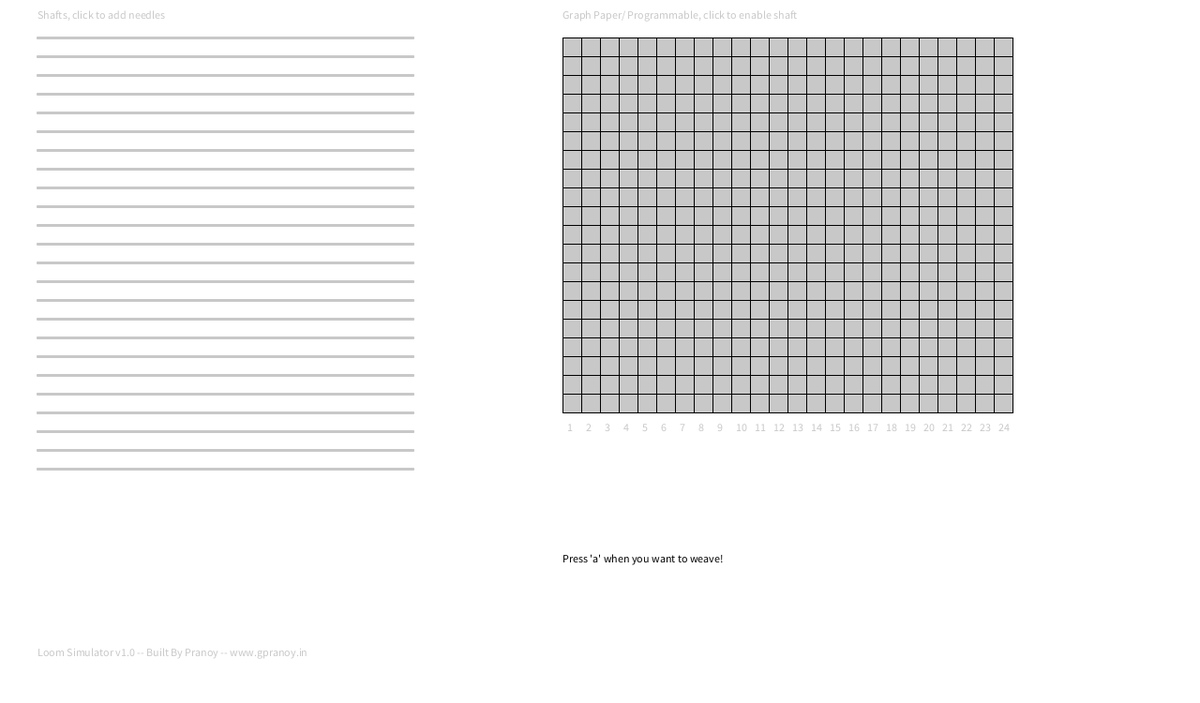
Frame 1 (no input)
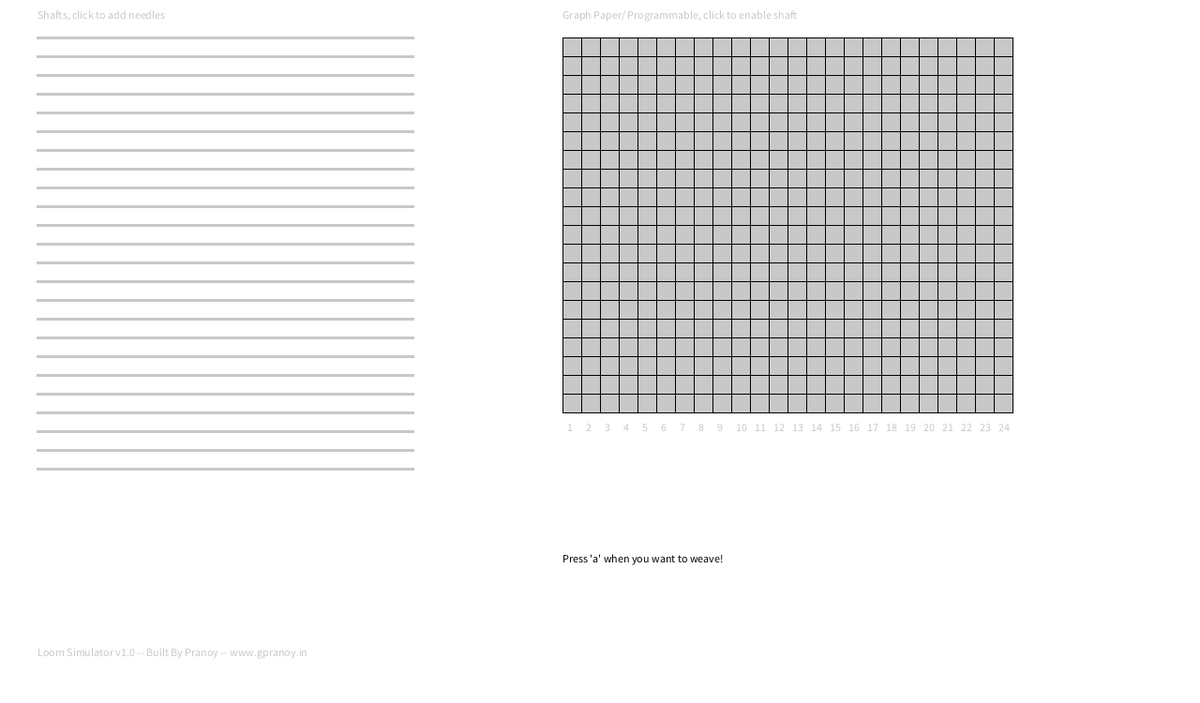
Frame 60 (the mouse pressed at the canvas centre just before this capture)
Frame 120 (the mouse held since frame 60 and released just before this capture): identical to frame 60, image omitted

The Processing sketch that drew these frames (run headless with seeded random() and noise(); from frame 60 on, the mouse is pressed at the canvas centre):

// Processing sketch: processing_158315
// ── processing_158315.pde



ArrayList<shaft> shafts;
int currentActive;
GraphPaper paper;
Weave mWeave;

void setup(){
  background(255);
  size(1280,750);
  
  paper = new GraphPaper(20);
  paper.update();
  shafts = new ArrayList<shaft>(24);
  
  for(int i =0 ; i<24; i ++)  {
    shafts.add(new shaft(i+1,40,40+i*20,400));
    shafts.get(i).update();
  }  
  
  
  
  text("Shafts, click to add needles", 40, 20);
  text("Loom Simulator v1.0 -- Built By Pranoy -- www.gpranoy.in",40,700);
  fill(0);
  text("Press \'a\' when you want to weave!",600,600);
  fill(200);
  text("Graph Paper/ Programmable, click to enable shaft", 600,20);
  for(int i = 1; i<= 24; i++)  {
    text(i,605+(i-1)*20,460);
  }
  fill(0);
}

void draw(){
   if(mouseX < 450 && mouseY < 500) checkForMouse();
   
     
  
}

void checkForMouse()  {
  for(int i = 0; i< 24;i++)  {
    shaft tempShaft = shafts.get(i);
    if(mouseY > tempShaft.yPosition-10 && mouseY < tempShaft.yPosition+10)  {
    tempShaft.active(true);
    currentActive = i;
    }
    else  {
        tempShaft.active(false);
    }
  }
}

void mouseClicked()  {
  if(mouseX < 450 && mouseY <519) {
    shafts.get(currentActive).addNeedle(mouseX);
  }
  else if(mouseX > 600 && mouseY < 447){
    paper.updateArray();
  }
}
 
 void keyPressed()  {
   if(key == 'a')  {
     println("keyPressed");
     mWeave = new Weave(shafts,paper);
     mWeave.startWeave();
   }
} 


class GraphPaper{
 
  int[][] graphMatrix;
  int mRows;
  int squareThing = 20;
  
  GraphPaper(int rows)  {
  mRows = rows;
  graphMatrix = new int[24][rows];
  }
  
  void update()  {
    strokeWeight(1);
    for(int i = 0; i< 24;i++)  {
      for(int j = 0;j<mRows;j++)  {
        if(graphMatrix[i][j] == 0) fill(200); 
        else fill(0);  
        rect(600+i*squareThing,40+j*squareThing,squareThing,squareThing);
      }
    }
  }
  
  void updateArray(){
    int x = (mouseX-600)/squareThing;
    int y = (mouseY-40)/squareThing;
    if(graphMatrix[x][y] == 1) graphMatrix[x][y] = 0;
    else if(graphMatrix[x][y] == 0) graphMatrix[x][y] = 1; 
    
    fill(0);  
    stroke(0);
    rect(600+x*squareThing,40+y*squareThing,squareThing,squareThing);
  }
}
class Weave{
  
  ArrayList<shaft> shafts;
  GraphPaper mGraphPaper;
  
  Weave (ArrayList<shaft> mShafts, GraphPaper graphPaper)  {
    mGraphPaper = graphPaper;
    shafts = mShafts;
  }
  
  void startWeave(){
    int[][] matrix = mGraphPaper.graphMatrix;
       for(int i = matrix[0].length-1; i>=0; i--)  {
         for(int j=0; j< matrix.length; j++)  {
           if(matrix[j][i] ==  1)  {
             int selectedShaft = 23-j;
             shaft makeHighShaft = shafts.get(selectedShaft);
             for(int k=0; k< makeHighShaft.needles.size();k++)  {
               needle tempNeedle = makeHighShaft.needles.get(k);
               line(tempNeedle.getPosX(),600+i*5,tempNeedle.getPosX()+5,600+i*5);
             }
           }
         }
       }
    }
}
class needle{
  int shaftNumber;
  int positionOnShaftX;
  
   needle(int mShaftNumber,int mPosX)  {
    shaftNumber = mShaftNumber;
    positionOnShaftX = mPosX;
    fill(200);
    ellipse(positionOnShaftX,40+(shaftNumber-1)*20,10,10);
    //println("needleAdded");
  }
  
  int getPosX(){
    return positionOnShaftX;
  }
  void setPositionOnShaft(int mShaftNumber,int posX)  {
    shaftNumber = mShaftNumber;
    positionOnShaftX = posX;
  } 
  
  void draw()   {
    
  }
}
class shaft{
  
  int numberOfShaft;
  int xPosition, yPosition, lengthOfShaft;
  ArrayList<needle> needles;
  boolean position; // True --- High ; False --- Low
  boolean activeState = false;
  
  shaft(int num, int xPos, int yPos, int shaftLength){
    numberOfShaft = num;
    xPosition = xPos;
    yPosition = yPos;
    lengthOfShaft = shaftLength; 
    needles = new ArrayList<needle>();
  }
  
  void addNeedle(int posX){
    needles.add(new needle(numberOfShaft,posX));
  } 
  
  void update(){
    strokeWeight(3);
    if(activeState) {
      pushMatrix();
      translate(mouseX,0);
      popMatrix();
      stroke(0);
    }
    else {
      stroke(200);
    }
    line(xPosition,yPosition,lengthOfShaft+xPosition, yPosition);
  }  
  
  void draw()  {
  }
  
  void active(boolean state)  {
    activeState = state;
    update();
  }
  
}
